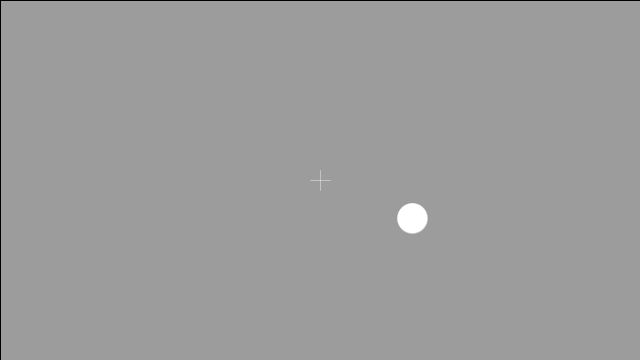
Frame 1 (no input)
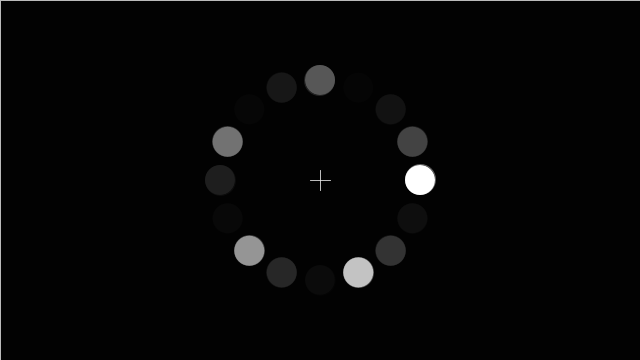
Frame 60 (the mouse pressed at the canvas centre just before this capture)
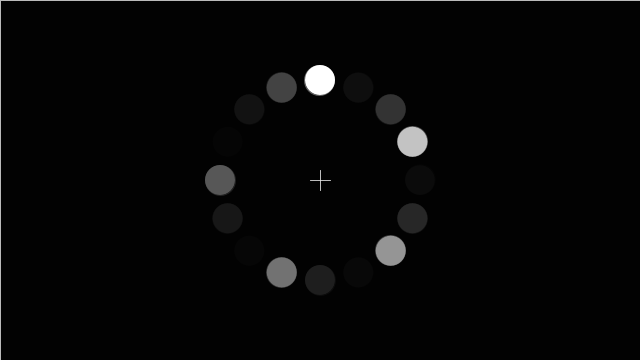
Frame 120 (the mouse held since frame 60 and released just before this capture)

The Processing sketch that drew these frames (run headless with seeded random() and noise(); from frame 60 on, the mouse is pressed at the canvas centre):

// Processing sketch: chaser_spinning
// ── chaser_spinning.pde
float x, y, radians;
int r, R, s;
int delta = 0;
int up = 60;
int fr = 30;

void setup(){
  size(640, 360); // Size of window
}
 
void draw(){
  fill(0, 60);
  rect(0, 0, width, height);
  R = 100; // Radius between center of windows and circles
  r = 50; // Radius of a circle
  s = 10; // Size of cross
  stroke(255, 100); //Stroke with white color
  crossX(s); // Draw a cross on center of window
  loading(R, r); // Chaser spinnnig
  frameRate(fr);
  println("up = " + up);
  println("frameRate = " + fr);
}

void crossX(int s){
  line(width/2-s, height/2, width/2+s, height/2); // Horizontal line
  line(width/2, height/2-s, width/2, height/2+s); // Vertical line
}
 
void loading(int R, int r){
  // Variator of positions using radians
  delta = delta + up;
  radians = (PI/160)*delta;
  
  // Positions of circle
  x = sin(radians)*R + (width/2);
  y = cos(radians)*R + (height/2);
    
  // Circle with white color
  fill(255);
  circle(x, y, r-20);
}

void mouseClicked() {
  if (fr > 40) { fr = 15; } 
  else { fr += 2 ; }
}

void mousePressed() {
  if (mouseButton == RIGHT) { delta++; }
}
